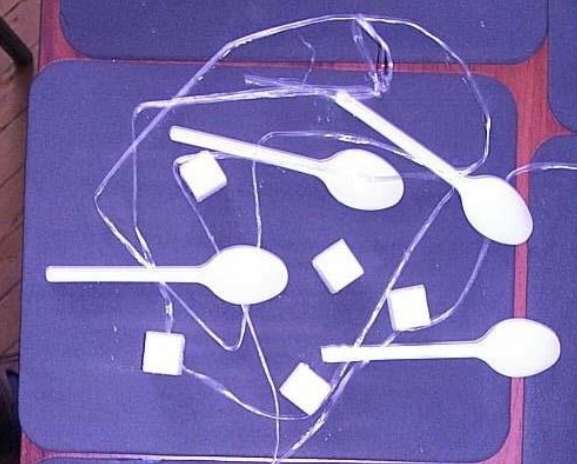
#> input picture spoons_and_sugar.png, 577 x 464 px
$ jupyter execute spoons_and_sugar_code_jupyter.ipynb
#> lines starting #> are read from the running program, lines starting #| are printed output that depends on the picture; after the words box and inside, x2 and y2 are one past the last pixel; in counts of white or black regions, pixels touching at a corner belong together
[cell 1]
import cv2
import matplotlib.pyplot as plt
import matplotlib.image as mpimg
import numpy as np
import math

[cell 2]
def show_image(image):
    plt.figure(figsize=(10, 10))
    plt.imshow(image, cmap='gray', alpha=1)
    plt.xticks([]), plt.yticks([])
    plt.show()

[cell 3]
img = cv2.imread('spoons_and_sugar.png')
#> img is the input picture: shape (464, 577, 3); mean B, G, R 171.9, 109.1, 121.6
gray_for_bin = cv2.cvtColor(img,cv2.COLOR_BGR2GRAY)
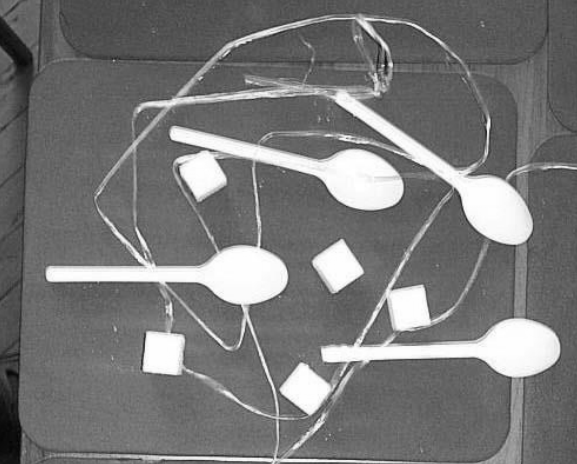
#> gray_for_bin: shape (464, 577); min 3, max 255, mean 120
show_image(img)

[cell 4]
ret, thresh = cv2.threshold(gray_for_bin,0,255,cv2.THRESH_BINARY|cv2.THRESH_OTSU)
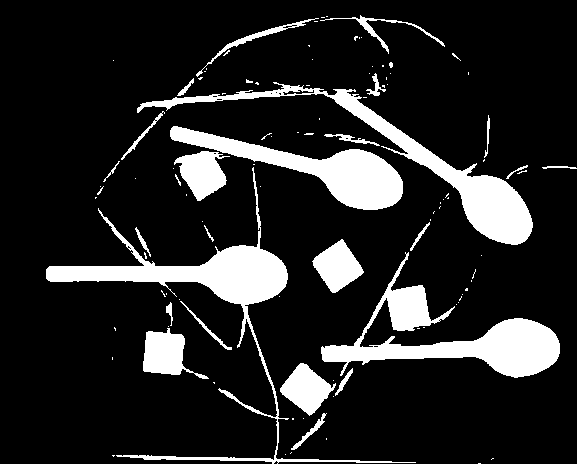
#> thresh: shape (464, 577); 14.8% white; 106 white regions (80 under 20 px), largest, box (x1, y1, x2, y2) and area: (46, 167, 416, 464) 8412, (321, 252, 560, 378) 8241, (137, 82, 533, 245) 7313
#> ret = 167
show_image(thresh)

[cell 5]
ero = cv2.erode(thresh,cv2.getStructuringElement(cv2.MORPH_ELLIPSE, (13,13)), iterations = 1)
#> ero: shape (464, 577); 6% white; 9 white regions, largest, box (x1, y1, x2, y2) and area: (52, 251, 282, 300) 3295, (176, 132, 397, 204) 3123, (328, 324, 554, 372) 3010
normal_binary = cv2.dilate(ero,cv2.getStructuringElement(cv2.MORPH_ELLIPSE, (13,13)), iterations = 1)
#> normal_binary: shape (464, 577); 12% white; 9 white regions, largest, box (x1, y1, x2, y2) and area: (46, 245, 288, 306) 6357, (170, 126, 403, 210) 6109, (322, 318, 560, 378) 6034
show_image(normal_binary)

[cell 6]
Fixed_normal_binary = np.zeros_like(img)
Fixed_normal_binary[:,:,1] = normal_binary
opening3eroded = cv2.erode(normal_binary, cv2.getStructuringElement(cv2.MORPH_ELLIPSE,(13,13)), iterations=2)
#> opening3eroded: shape (464, 577); 2.8% white; 9 white regions, largest, box (x1, y1, x2, y2) and area: (209, 257, 275, 294) 1659, (328, 161, 391, 198) 1574, (485, 330, 548, 366) 1527
show_image(opening3eroded)

everything_count, everything_markers = cv2.connectedComponents(opening3eroded)
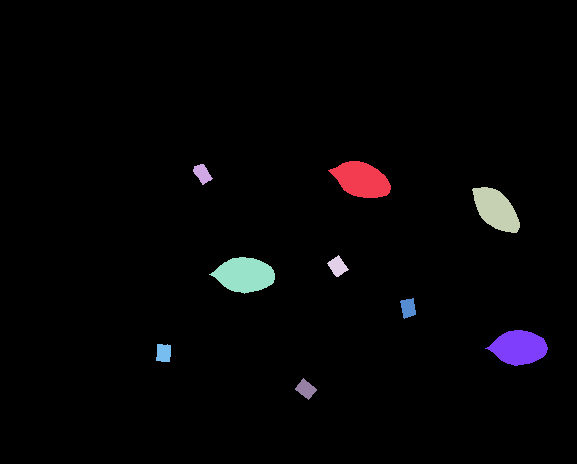
#> everything_markers: shape (464, 577) int32; 10 distinct labels, from 0 to 9; one colour per label, 0 black
#> everything_count = 10
show_image(everything_markers)
everything_markers[normal_binary == 0] = 10
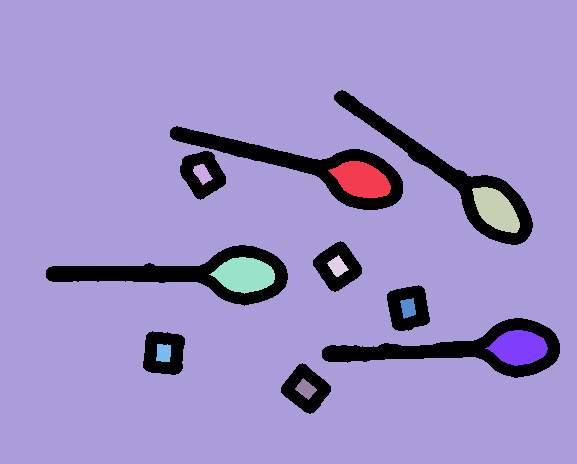
#> everything_markers: shape (464, 577) int32; 11 distinct labels, from 0 to 10; one colour per label, 0 black
show_image(everything_markers)
everything_markers = cv2.watershed(Fixed_normal_binary, everything_markers)
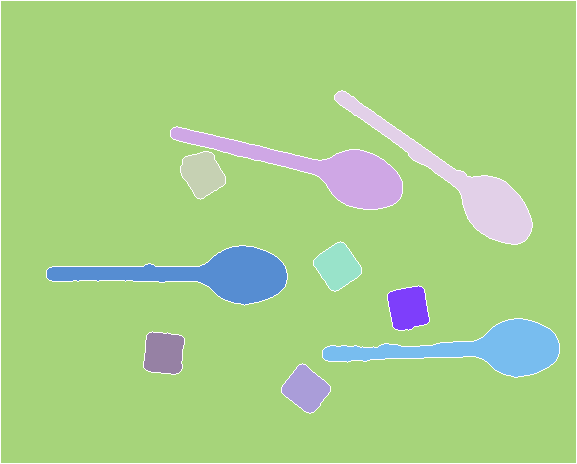
#> everything_markers: shape (464, 577) int32; 11 distinct labels, from -1 to 10; one colour per label, 0 black, -1 white
show_image(everything_markers)
img[everything_markers == -1] = (0, 0, 255)
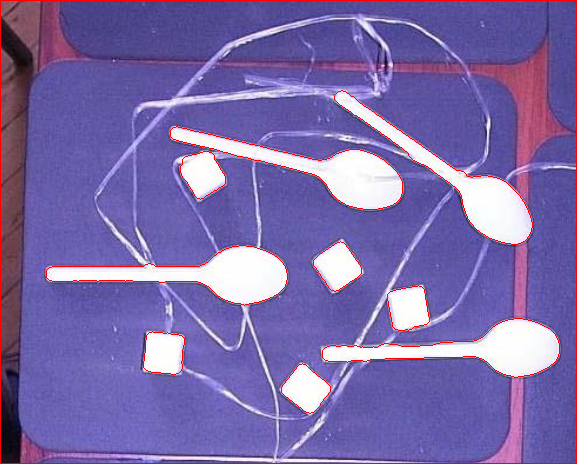
#> img: shape (464, 577, 3); 1.74% of pixels changed, all inside (x1, y1, x2, y2) = (0, 0, 577, 464)
show_image(img)

[cell 7]
#------------ Отделение ложек

[cell 8]
erode_spoons_markers = cv2.erode(normal_binary, cv2.getStructuringElement(cv2.MORPH_ELLIPSE,(13,13)), iterations=4)
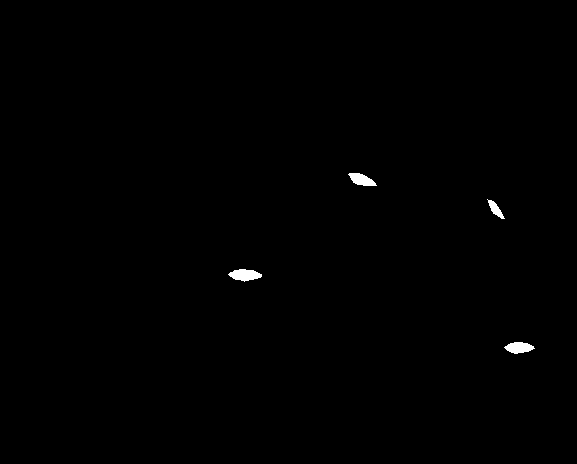
#> erode_spoons_markers: shape (464, 577); 0.34% white; 4 white regions, box (x1, y1, x2, y2) and area: (228, 269, 262, 282) 290, (504, 342, 535, 354) 251, (348, 173, 377, 186) 235, (487, 199, 505, 219) 140
show_image(erode_spoons_markers)

[cell 9]
spoons_count, spoon_markers = cv2.connectedComponents(erode_spoons_markers)
#> spoon_markers: shape (464, 577) int32; 5 distinct labels, from 0 to 4
#> spoons_count = 5
spoon_markers[normal_binary == 0] = 5
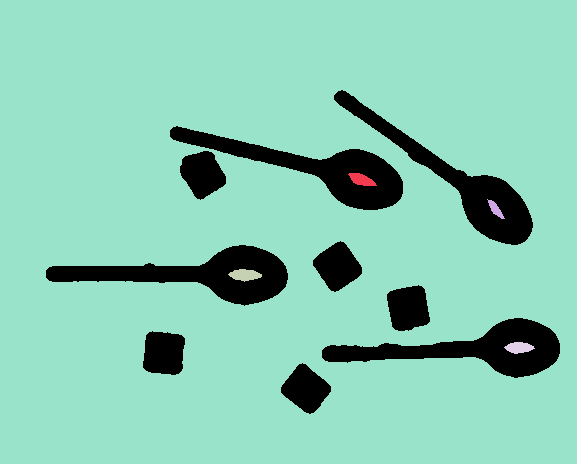
#> spoon_markers: shape (464, 577) int32; 6 distinct labels, from 0 to 5; one colour per label, 0 black
show_image(spoon_markers)
spoon_markers = cv2.watershed(Fixed_normal_binary, spoon_markers)
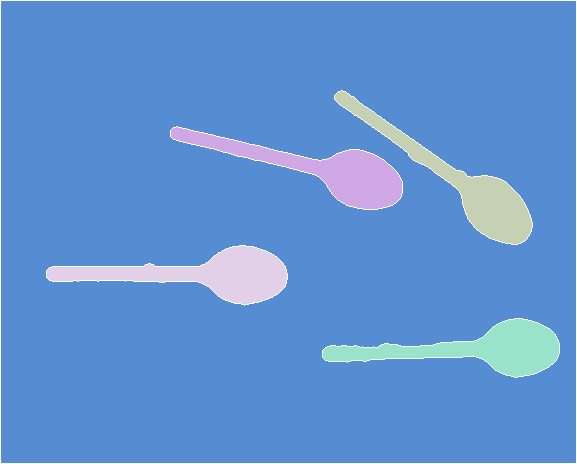
#> spoon_markers: shape (464, 577) int32; 6 distinct labels, from -1 to 5; one colour per label, 0 black, -1 white
img[spoon_markers == -1] = (0, 240, 0)
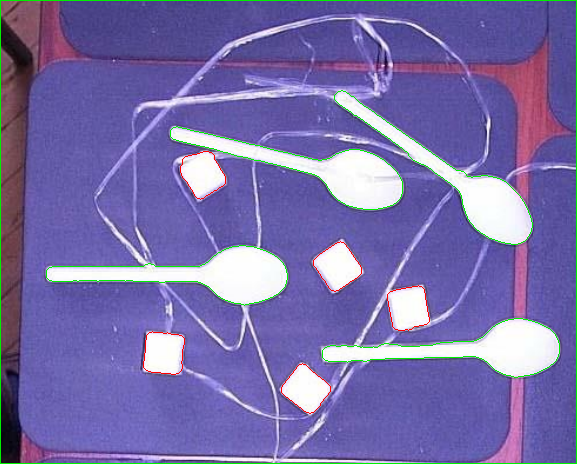
#> img: shape (464, 577, 3); 1.5% of pixels changed, all inside (x1, y1, x2, y2) = (0, 0, 577, 464)
show_image(img)
print("Кубиков сахара: ", everything_count - spoons_count)
#| Кубиков сахара:  5
print("Ложек: ", spoons_count - 1)
#| Ложек:  4
